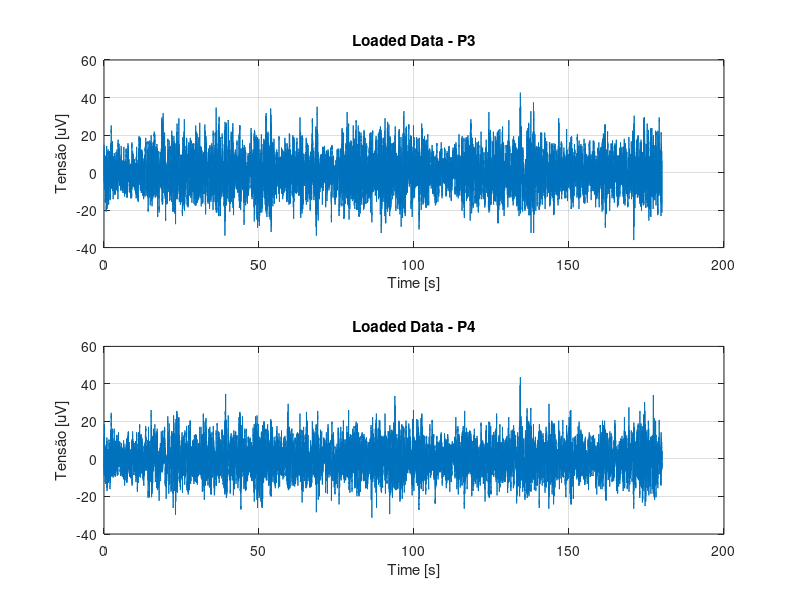

MATLAB code to generate this figure: (Note: this script raises an error after producing the figure.)
% ------------------------------------------------------------------------------
% FEDERAL UNIVERSITY OF UBERLANDIA
% Faculty of Electrical Engineering
% Biomedical Engineering Lab
% ------------------------------------------------------------------------------
% Author: Italo Gustavo Sampaio Fernandes
% Contact: italogsfernandes@gmail.com
% Git: www.github.com/italogfernandes
% ------------------------------------------------------------------------------
% Decription:
% ------------------------------------------------------------------------------
% Info Variavéis:
% 'Variável:' 'Informacao:';
% 'canais_ordem' 'Matriz de nomes dos canais, tem correspondência direta linha a linha com "xn"';
% 'T' 'Período de amostragem (baseado na taxa de amostragem) em segundos';
% 'fa' 'Taxa de amostragem da coleta (em Hz)';
% 'xn' 'Matriz de valores para os canais -> Correspondência direta linha a linha com "canais_ordem". Valores em uV do EEG naquela amostra';
% 'N' 'Quantidade de amostras por canal';'n_canais' 'Quantidade de canais na matriz "xn"';
% 'tempo_total' 'tempo total do exame (em segudos)';
% 't' 'vetor tempo para plotagem (em segundos)'
% 
% Canais Ordem:
% 1     2       3       4       5       6       7       8       9       10
% 'F5—' 'F61'   'FFa'   'Fp—'   'F22'   'Fp1'   'F11'   'T7O'   'C31'   'Cz2'
% 11    12      13      14      15      16      17      18      19      20
% 'C42' 'T81'   'T3—'   'P31'   'Pz2'   'P42'   'T41'   'O31'   'Oz2'   'O42'
% 21
% 'Cz2'
%
% Em aula foram utilizados os eletrodos 14 e 16. (P31 e P42)

%% Adding the path to the Destro's codes and .mat files
addpath('../datasets','../codigos_destro')

%% Clearing the enviroment
clear; close all; clc;

%% Loading the data
load('EEG_Metrologia.mat');

%% Choosing 2 Electrodes
P3 = xn(14, :);
P4 = xn(16, :);

%% Optional: Plotting the data
subplot(2,1,1);
plot(t, P3);
title('Loaded Data - P3');
xlabel('Time [s]');
ylabel('Tensão [uV]');
grid on;

subplot(2,1,2);
plot(t, P4);
title('Loaded Data - P4');
xlabel('Time [s]');
ylabel('Tensão [uV]');
grid on;

%% Splitting the data
% Vetor do inicio das epocas
tE = [2, 6, 13, 23, 34, 51, 80, 108, 118, 165];
qntE = length(tE);
dE = 2;
P3E = zeros(qntE, dE * fa + 1);
P4E = zeros(qntE, dE * fa + 1);
for ii=1:qntE
    P3E(ii,:) = P3(1, (tE(ii)*fa):((tE(ii) + dE)*fa));
    P4E(ii,:) = P4(1, (tE(ii)*fa):((tE(ii) + dE)*fa));
end
t_cada_epoca = 0:T:dE;
%% Auto Correlation Matriz

[P3Rx, P3Tx] = autocorr_matriz(P3, fa);
[P4Rx, P4Tx] = autocorr_matriz(P4, fa);
[P3ERx, P3ETx] = autocorr_matriz(P3E, fa);
[P4ERx, P4ETx] = autocorr_matriz(P4E, fa);

%% Oprtional: Plotting the 'epocas'
figure('NumberTitle', 'off', 'Name', 'Epocas de P3');
for ii=1:qntE
    subplot(5,2,ii);
    plot(t_cada_epoca, P3E(ii, :));
    title(['Epoca: ' int2str(tE(ii)) ' s']);
    grid on;
end
figure('NumberTitle', 'off', 'Name', 'Epocas de P4');
for ii=1:qntE
    subplot(5,2,ii);
    plot(t_cada_epoca, P4E(ii, :));
    title(['Epoca: ' int2str(tE(ii)) ' s']);
    grid on;
end

%% Calculating PSD (Power Spectrum Density)
[P3XM, ~, P3f] = DFT(P3Rx, P3Tx, 1/(P3Tx(2) - P3Tx(1)));
[P4XM, ~, P4f] = DFT(P4Rx, P4Tx, 1/(P4Tx(2) - P4Tx(1)));
% Corrigindo a tensão com 10-9
% TODO: Explicar o porque desse fator de correção
P3XM = P3XM .* 10E-9;
P4XM = P4XM .* 10E-9;

%% Calculating PSD (Power Spectrum Density) "Epocas"
[P3EXM, ~, P3Ef] = DFT(P3ERx, P3ETx, 1/(P3ETx(2) - P3ETx(1)));
[P4EXM, ~, P4Ef] = DFT(P4ERx, P4ETx, 1/(P4ETx(2) - P4ETx(1)));
% Corrigindo a tensão com 10-9
% TODO: Explicar o porque desse fator de correção
P3EXM = P3EXM .* 10E-9;
P4EXM = P4EXM .* 10E-9;

%% Optional: Plotting the PSD 
figure();
plot(P3f, P3XM);
title('PSD - Power Spectrum Density');
ylabel('|X| [W/Hz]');
xlabel('F [Hz]');
xlim([0, 100]);
hold on;
plot(P4f, P4XM);
grid on;
legend('P3','P4');

%% Optional: Plotting the PSD (Epocas)
% TODO: falar por que ele normaliza todas as epocas
figure();
plot(P3Ef, P3EXM);
title('PSD - Power Spectrum Density of All');
ylabel('|X| [W/Hz]');
xlabel('F [Hz]');
xlim([0, 100]);
grid on;

%% Oprtional: Plotting the 'epocas'
figure('NumberTitle', 'off', 'Name', 'PSD de P3');
for ii=1:qntE
    subplot(5,2,ii);
    plot(P3Ef, P3EXM(ii, :));
    ylabel('|X| [W/Hz]');
    xlabel('F [Hz]');
    xlim([0, 100]);
    title(['Epoca: ' int2str(tE(ii)) ' s']);
    grid on;
    hold on; plot(P3f, P3XM);
end
figure('NumberTitle', 'off', 'Name', 'PSD de P4');
for ii=1:qntE
    subplot(5,2,ii);
    plot(P4Ef, P4EXM(ii, :));
    ylabel('|X| [W/Hz]');
    xlabel('F [Hz]');
    xlim([0, 100]);
    title(['Epoca: ' int2str(tE(ii)) ' s']);
    grid on;
    hold on; plot(P4f, P4XM);
end

%% Power total
P3PWR = trapz(P3XM(P3f < 100), P3f(P3f < 100));
P4PWR = trapz(P4XM(P4f < 100), P4f(P4f < 100));

P3EPWR = zeros(qntE, 1);
P4EPWR = zeros(qntE, 1);
for ii=1:qntE
    P3EPWR(ii) = trapz(P3EXM(ii, P3Ef < 100), P3Ef(P3Ef < 100));
    P4EPWR(ii) = trapz(P4EXM(ii, P4Ef < 100), P4Ef(P4Ef < 100));
end

disp('************************');
disp('Usando função TRAPZ');
disp('************************');
disp(['Potência de P3: ' num2str(P3PWR)]);
disp(['Potência de P4: ' num2str(P4PWR)]);
disp('************************');
disp('Potências de cada epoca de P3: ');
P3EPWR'
disp('Potências de cada epoca de P4: ');
P4EPWR'

%% Power total usando equações do destro
P3PWR = integral(P3XM(P3f < 100), P3f(P3f < 100));
P4PWR = integral(P4XM(P4f < 100), P4f(P4f < 100));

P3EPWR = zeros(qntE, 1);
P4EPWR = zeros(qntE, 1);
for ii=1:qntE
    P3EPWR(ii) = integral(P3EXM(ii, P3Ef < 100), P3Ef(P3Ef < 100));
    P4EPWR(ii) = integral(P4EXM(ii, P4Ef < 100), P4Ef(P4Ef < 100));
end

disp('************************');
disp('Usando funções do Destro');
disp('************************');
disp(['Potência de P3: ' num2str(P3PWR)]);
disp(['Potência de P4: ' num2str(P4PWR)]);
disp('************************');
disp('Potências de cada epoca de P3: ');
P3EPWR'
disp('Potências de cada epoca de P4: ');
P4EPWR'